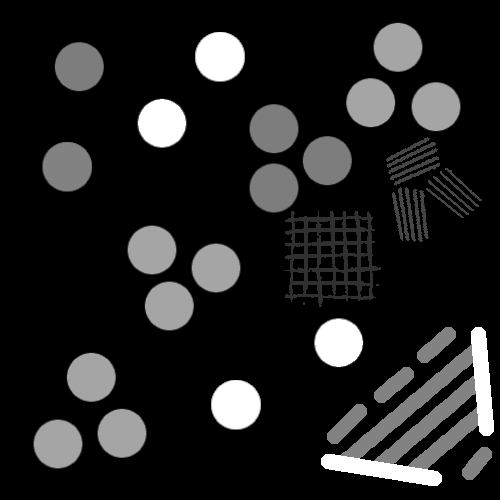
#> input picture test3.png, 500 x 500 px
$ python 3D.py
#> lines starting #> are read from the running program, lines starting #| are printed output that depends on the picture
import matplotlib.pyplot as plt
from mpl_toolkits.mplot3d import Axes3D
import numpy as np
import cv2

'''cmap
Accent, Accent_r, Blues, Blues_r, BrBG, BrBG_r, BuGn, BuGn_r, BuPu,
BuPu_r, CMRmap, CMRmap_r, Dark2, Dark2_r, GnBu, GnBu_r, Greens,
Greens_r, Greys, Greys_r, OrRd, OrRd_r, Oranges, Oranges_r, PRGn,
PRGn_r, Paired, Paired_r, Pastel1, Pastel1_r, Pastel2, Pastel2_r,
PiYG, PiYG_r, PuBu, PuBuGn, PuBuGn_r, PuBu_r, PuOr, PuOr_r, PuRd,
PuRd_r, Purples, Purples_r, RdBu, RdBu_r, RdGy, RdGy_r, RdPu, RdPu_r,
RdYlBu, RdYlBu_r, RdYlGn, RdYlGn_r, Reds, Reds_r, Set1, Set1_r, Set2,
Set2_r, Set3, Set3_r, Spectral, Spectral_r, Wistia, Wistia_r, YlGn,
YlGnBu, YlGnBu_r, YlGn_r, YlOrBr, YlOrBr_r, YlOrRd, YlOrRd_r, afmhot,
afmhot_r, autumn, autumn_r, binary, binary_r, bone, bone_r, brg, brg_r,
bwr, bwr_r, cividis, cividis_r, cool, cool_r, coolwarm, coolwarm_r, copper,
copper_r, cubehelix, cubehelix_r, flag, flag_r, gist_earth, gist_earth_r,
gist_gray, gist_gray_r, gist_heat, gist_heat_r, gist_ncar, gist_ncar_r,
gist_rainbow, gist_rainbow_r, gist_stern, gist_stern_r, gist_yarg,
gist_yarg_r, gnuplot, gnuplot2, gnuplot2_r, gnuplot_r, gray, gray_r, hot, hot_r, hsv, hsv_r, inferno,
inferno_r, jet, jet_r, magma, magma_r, nipy_spectral, nipy_spectral_r,
ocean, ocean_r, pink, pink_r, plasma, plasma_r, prism, prism_r, rainbow,
rainbow_r, seismic, seismic_r, spring, spring_r, summer, summer_r, tab10,
tab10_r, tab20, tab20_r, tab20b, tab20b_r, tab20c, tab20c_r, terrain, terrain_r,
twilight, twilight_r, twilight_shifted, twilight_shifted_r, viridis, viridis_r, winter, winter_r'''


file_path = input("Type in the absolute or relative to script file path (including extension): ")
#> the answer given: test3.png

img = cv2.imread(file_path, cv2.IMREAD_GRAYSCALE)
#> img is the input picture: shape (500, 500); min 0, max 255, mean 32.7

filter_choice = int(input("What filter to use(type in the number)?\n1. None\n2. Blur\n3. Gaussian blur\n4. Median blur\n5. Bilateral filter\n"))
#> the answer given: 1
while(filter_choice <= 0 and filter_choice >= 5):
    filter_choice = int(input("What filter to use(type in the number)?\n1. None\n2. Blur\n3. Gaussian blur\n4. Median blur\n5. Bilateral filter\n"))
if(filter_choice != 1):
    kernel_size = int(input("What size kernel do you want (odd numbers only)?\n"))
    while(kernel_size % 2 == 0 and kernel_size > 0):
        kernel_size = int(input("What size kernel do you want (odd numbers only)?\n"))
    if(filter_choice == 2):
        img = cv2.blur(img, (kernel_size, kernel_size))
    elif(filter_choice == 3):
        img = cv2.GaussianBlur(img, (kernel_size, kernel_size), 0)
    elif(filter_choice == 4):
        img = cv2.medianBlur(img, kernel_size)
    else:
        img = cv2.bilateralFilter(img, kernel_size, 90, 90)
preview_answer = input("Preview image?(Y/N)")
#> the answer given: y
if(preview_answer == 'Y' or preview_answer == 'y'):
    cv2.imshow("Image preview", img)
    cv2.imwrite("temporary.png", img)
    cv2.waitKey()
    cv2.destroyAllWindows()

#print(img.shape)
figure, ax = plt.subplots()
figure.canvas.set_window_title("3D preview")
ax = figure.add_subplot(111, projection='3d')
width = img.shape[1]
#> width = 500
height = img.shape[0]
#> height = 500
xx, yy = np.mgrid[0:height, 0:width]
stride_answer = input("high resolution of strides in 3D? (high means a lot of lag but more detail, no is width/100,height/100 for strides)(Y/N): ")
#> the answer given: n
if(stride_answer == 'Y' or stride_answer == 'y'):
    ax.plot_surface(xx, yy, img, cmap='Greys_r',rstride=1, cstride=1, antialiased=False, linewidth=0)
else:
    ax.plot_surface(xx, yy, img, cmap='viridis',rstride=round(width/100), cstride=round(height/100), antialiased=False, linewidth=0)
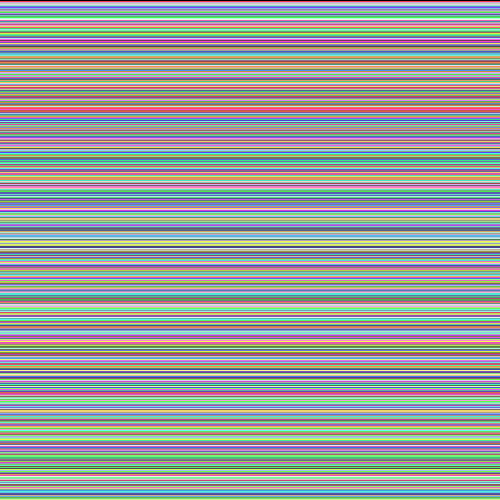
#> xx: shape (500, 500) int64; 500 distinct labels, from 0 to 499; one colour per label, 0 black
ax.view_init(60, 45)
plt.show()
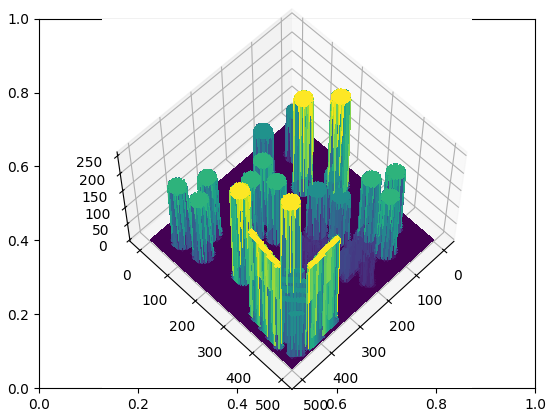
#> figure drawn by matplotlib, 1 panel
